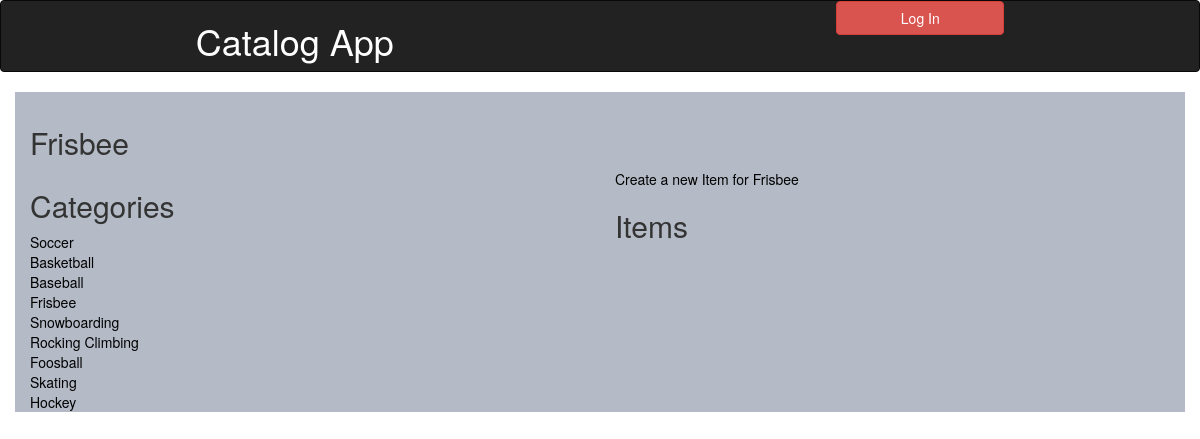
The page /catalog/Frisbee/items on the database its author committed.
### database_setup.py (models this page shows, shortened)
class Category(Base):
    __tablename__ = 'category'
    name = Column(String(80), nullable = False)
    id = Column(Integer, primary_key = True)

### catalog.py (the view)
@app.route('/catalog/<category_name>')
@app.route('/catalog/<category_name>/items')
def showCategory(category_name):
	listCatalog = session.query(Category).all()
	category = categoryToId(category_name)
	item = session.query(Item).filter_by(category_id = category.id)
	if 'username' not in login_session:
		return render_template('publicViewCategory.html', catalog= listCatalog, category = category, item = item)
	else:
		return render_template('viewCategory.html', catalog = listCatalog, category = category, item = item)

### catalog.py (called while the page is built)
def categoryToId(category_name):
	iso = session.query(Category).filter_by(name  = category_name.title())
	catId = ""
	for x in iso:
		catId = x.id
	category = session.query(Category).filter_by(id = catId).one()
	return category

### templates/publicViewCategory.html (shortened to what this page needs)
{% extends "head.html" %}
{% block content %}
{% include "publicHeader.html" %}
	<div class="container">
		<h2>{{category.name}}</h2>
		<div class="row">
			<div class="col-md-6">
				<h2>Categories</h2>
				{% for x in catalog %}
					<a href="{{ url_for('showCategory', category_name = x.name)}}">{{x.name}}</a>
					<br>
				{% endfor %}
			</div>
			<div class="col-md-6">
				<a href="{{url_for('createItem', category_name = category.name)}}">Create a new Item for {{category.name}}</a>
				<h2>Items</h2>
			</div>
		</div>
	</div>
	{% endblock %}

### static/styles.css (style rules this page uses)
a { color: black; }
.container { background-color: #b4bbc6; padding-top: 1em; }

### rows shown on the page
Category: name "Frisbee"
Category: name "Soccer"
Category: name "Basketball"
Category: name "Baseball"
Category: name "Snowboarding"
Category: name "Rocking Climbing"
Category: name "Foosball"
Category: name "Skating"
Category: name "Hockey"
